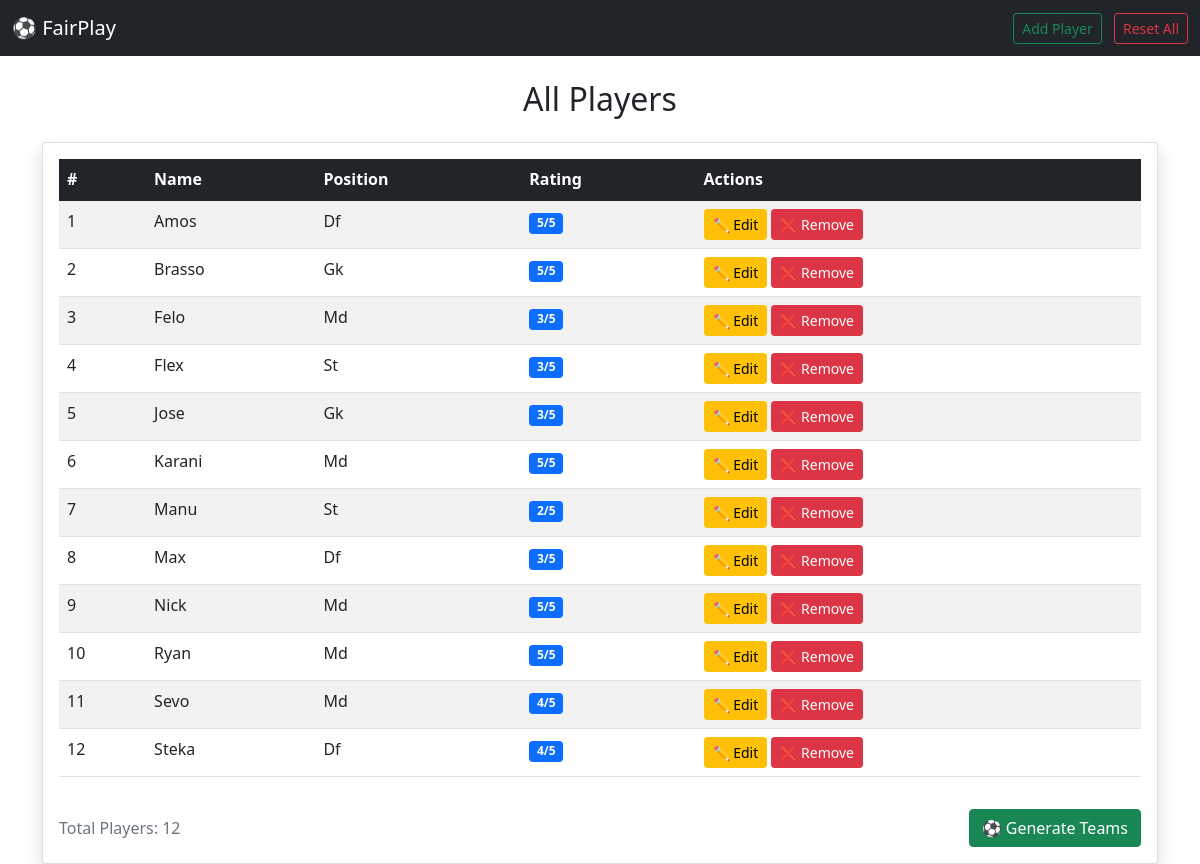
Before: /players/ with the older database file.
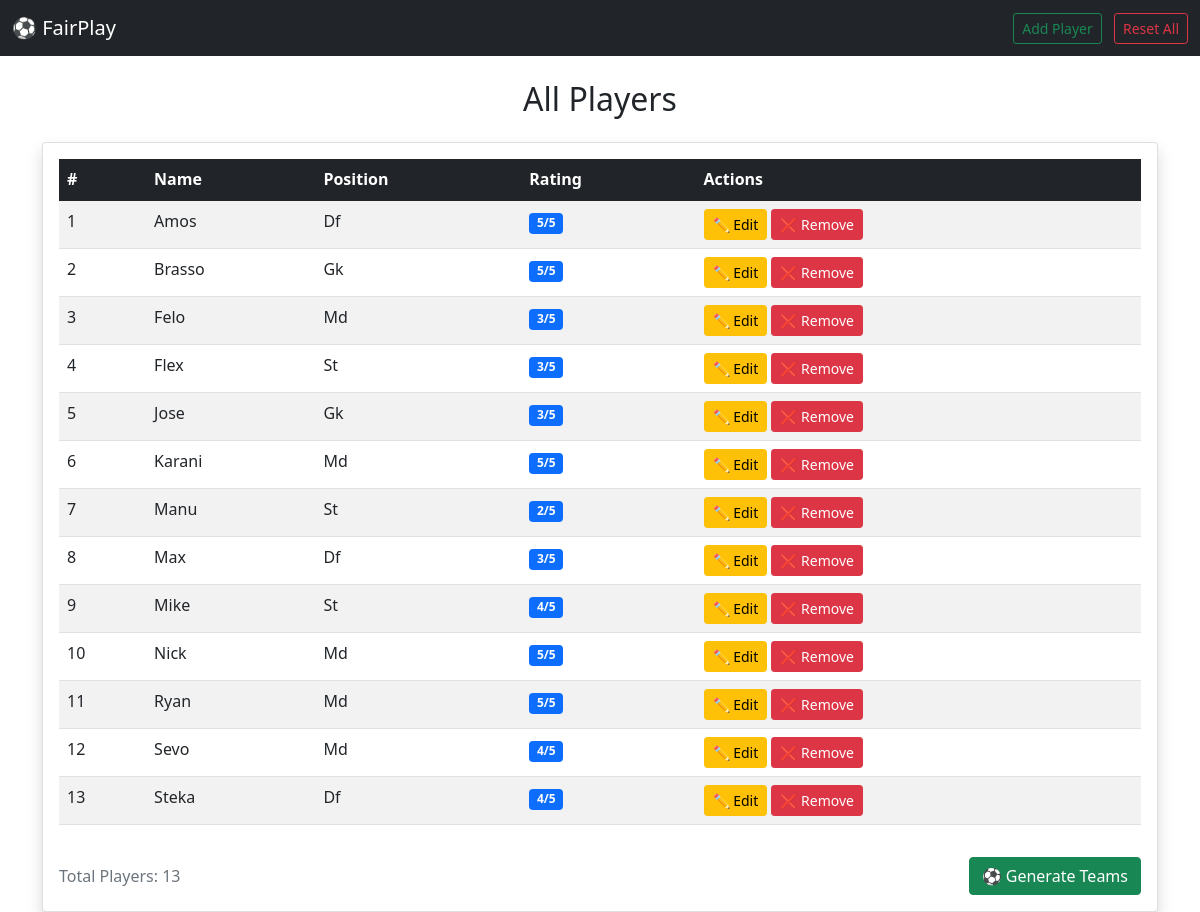
After: the same page with the newer database file.
### fair_play/models.py (models this page shows, shortened)
class Player(models.Model):
    class Position(models.TextChoices):
        ST = 'Striker'
        DF = 'Defender'
        MD = 'MidFielder'
        GK = 'GoalKeeper'
    name = models.CharField(max_length=200)
    position = models.CharField(
        max_length = 10,
        choices=Position.choices
    )
    rating = models.IntegerField(
        default=3,
        validators=[MinValueValidator(1), MaxValueValidator(5)],
        help_text="Player skill rating (1-5)"
    )
    team = models.ForeignKey('Team', on_delete=models.SET_NULL, null= True, blank=True, related_name='players')
    class Meta:
        ordering = ['name']

### fair_play/views.py (the view)
# urls.py: path('players/', views.PlayerListView.as_view(), name='playerslist'),
class PlayerListView(ListView):
    model = Player
    template_name = 'playerslist.html'
    context_object_name = 'players'

### fair_play/templates/playerslist.html (shortened to what this page needs)
<!DOCTYPE html>
<html lang="en">
<head>
    <link href="https://cdn.jsdelivr.net/npm/bootstrap@5.1.3/dist/css/bootstrap.min.css" rel="stylesheet">
</head>
<body>
    <nav class="navbar navbar-dark bg-dark">
        <div class="container-fluid">
            <a class="navbar-brand" href="{% url 'index' %}">⚽ FairPlay</a>
            <div>
                <a href="{% url 'playeradd' %}" class="btn btn-outline-success btn-sm me-2">Add Player</a>
                <a href="{% url 'reset' %}" class="btn btn-outline-danger btn-sm">Reset All</a>
            </div>
        </div>
    </nav>
    <div class="container mt-4">
        <h2 class="text-center mb-4">All Players</h2>
        <div class="row">
            <div class="col">
                <div class="card shadow">
                    <div class="card-body">
                        {% if players %}
                            <div class="table-responsive">
                                <table class="table table-striped table-hover">
                                    <thead class="table-dark">
                                        <tr>
                                            <th>#</th>
                                            <th>Name</th>
                                            <th>Position</th>
                                            <th>Rating</th>
                                            <th>Actions</th>
                                        </tr>
                                    </thead>
                                    <tbody>
                                        {% for player in players %}
                                            <tr>
                                                <td>{{ forloop.counter }}</td>
                                                <td>{{ player.name }}</td>
                                                <td>{{ player.get_position_display }}</td>
                                                <td>
                                                    <span class="badge bg-primary">{{ player.rating }}/5</span>
                                                </td>
                                                <td>
                                                    <a href="{% url 'playerupdate' player.pk %}" class="btn btn-sm btn-warning" title="Update">
                                                        ✏️ Edit
                                                    </a>
                                                    <a href="{% url 'playerdelete' player.pk %}" class="btn btn-sm btn-danger" title="Remove">
                                                        ❌ Remove
                                                    </a>
                                                </td>
                                            </tr>
                                        {% endfor %}
                                    </tbody>
                                </table>
                            </div>
                            <div class="mt-3 d-flex justify-content-between align-items-center">
                                <p class="text-muted mb-0">Total Players: {{ players.count }}</p>
                                {% if players.count >= 2 %}
                                    <a href="{% url 'team_form' %}" class="btn btn-success">
                                        ⚽ Generate Teams
                                    </a>
                                {% endif %}
                            </div>
                        {% else %}
                            <div class="alert alert-info text-center">
                                <h4>No players yet!</h4>
                                <p>Start by adding your first player.</p>
                                <a href="{% url 'playeradd' %}" class="btn btn-primary mt-2">Add Player</a>
                            </div>
                        {% endif %}
                    </div>
                </div>
            </div>
        </div>
    </div>
</body>
</html>

Changed rows visible on the page:
added Player: name "Mike", position "St", rating "4"
Other visible differences:
{{ players.count }}: "12" → "13"
